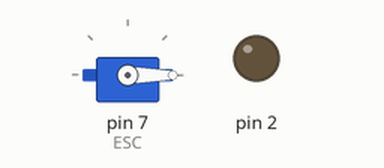
A sketch run on a simulated Arduino Uno, built with avr-gcc and run on an emulated ATmega328P. Shown: servo, output pins drawn as LEDs (lit = HIGH). At 20.0 s the program stops and its outputs stay as they are.

Above: at 0.1 s.
At 10.1 s:
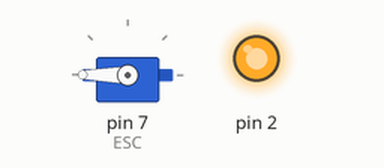
At 20.1 s:
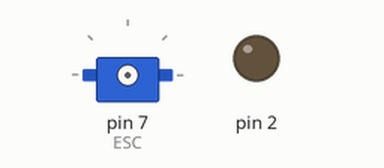
Timing chart, 0 to 21.5 s (numbered marks = the images above):
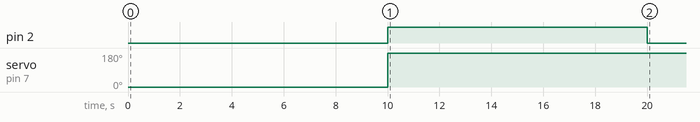

The sketch:

sketch_mar29a.ino
```cpp
#include <Servo.h>

Servo ESC;

void setup() {
  // put your setup code here, to run once:
  Serial.begin(115200);
  pinMode(2, OUTPUT);
  ESC.attach(7, 1000, 2000);
  ESC.writeMicroseconds(200); // Send stop signal to esc so it will arm
  digitalWrite(2, LOW);
  delay(10000);
}

void loop() {

  ESC.write(180);
  digitalWrite(2, HIGH);
  delay(10000);
  ESC.write(0);
  digitalWrite(2, LOW);
  exit(0);
}
```

Measured:
- by itself, pin 2: LOW → HIGH at 10.0 s, → LOW 10.0 s later
- by itself, servo on pin 7 (ESC): 0° → 180° at 10.0 s
